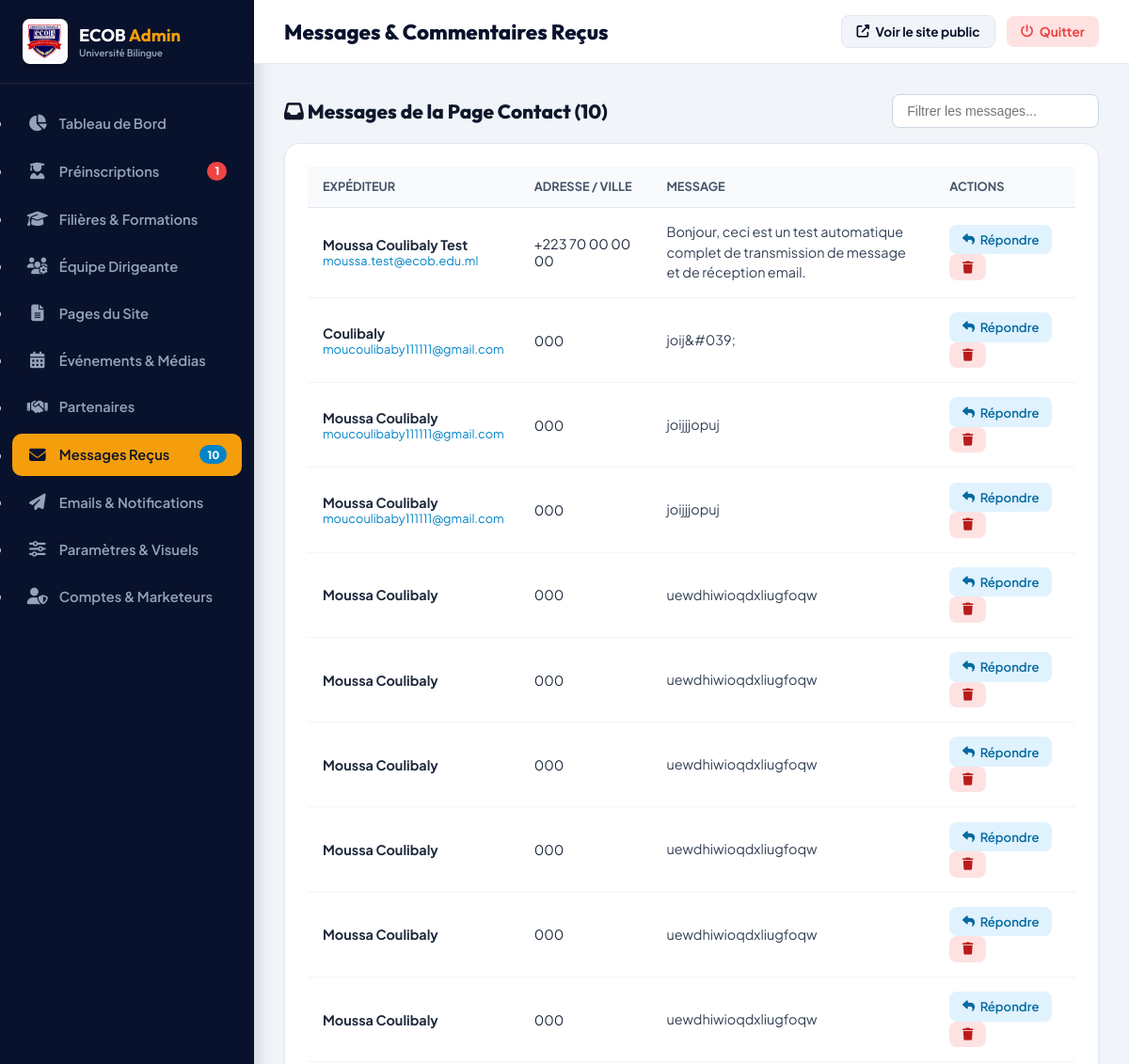
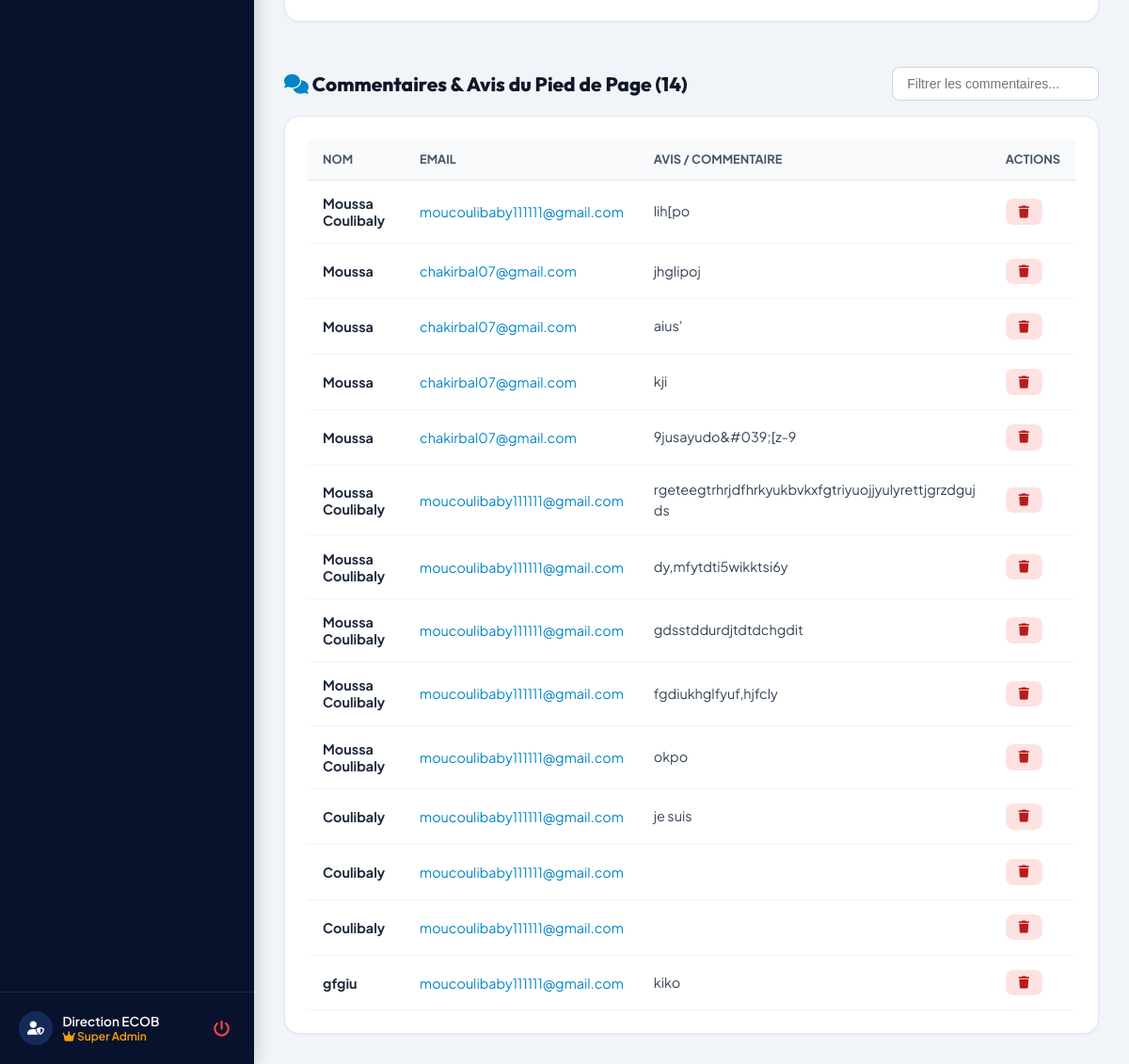
Screenshot of /admin/contacts.php (signed in) with the database file from the repository (2 pictures, top to bottom).
### tables this page shows
CREATE TABLE `contact` (
  `ID` int NOT NULL AUTO_INCREMENT,
  `nom` varchar(100) NOT NULL,
  `email` varchar(150) NOT NULL,
  `adresse` varchar(200) DEFAULT NULL,
  `mesage` text NOT NULL,
  `date_envoi` timestamp NULL DEFAULT CURRENT_TIMESTAMP,
  PRIMARY KEY (`ID`)
);

CREATE TABLE `message` (
  `ID` int NOT NULL AUTO_INCREMENT,
  `nom` varchar(100) NOT NULL,
  `email` varchar(150) NOT NULL,
  `texte` text NOT NULL,
  `date_envoi` timestamp NULL DEFAULT CURRENT_TIMESTAMP,
  PRIMARY KEY (`ID`)
);

### admin/contacts.php (the view, shortened to what this page needs)
<?php
require_once __DIR__ . '/layout-header.php';
$db = get_db();
$contacts = $db->query("SELECT * FROM contact ORDER BY id DESC")->fetchAll();
$messages = $db->query("SELECT * FROM message ORDER BY id DESC")->fetchAll();
?>
<div style="display:flex; justify-content:space-between; align-items:center; flex-wrap:wrap; gap:1rem; margin-bottom:1rem;">
    <h2 style="font-size:1.3rem; font-weight:800; margin-bottom:0; font-family:'Outfit',sans-serif;">
        <i class="fas fa-inbox" style="color:var(--accent);"></i> Messages de la Page Contact (<?= count($contacts) ?>)
    </h2>
    <input type="text" id="contactSearch" placeholder="Filtrer les messages..." style="padding:0.55rem 0.95rem; border:1px solid #cbd5e1; border-radius:8px; font-size:0.88rem; outline:none; min-width:220px;">
</div>
<div class="table-card" style="margin-top:0; margin-bottom:3rem;">
    <table>
        <thead>
            <tr>
                <th>Expéditeur</th>
                <th>Adresse / Ville</th>
                <th>Message</th>
                <th>Actions</th>
            </tr>
        </thead>
        <tbody>
            <?php if (!empty($contacts)): ?>
                <?php foreach ($contacts as $c): $cid = $c['id'] ?? $c['ID']; ?>
                    <tr class="contact-row" data-search="<?= htmlspecialchars(mb_strtolower($c['nom'] . ' ' . $c['email'] . ' ' . ($c['adresse'] ?? '') . ' ' . $c['mesage'])) ?>">
                        <td style="white-space:nowrap;">
                            <strong><?= htmlspecialchars($c['nom']) ?></strong>
                            <div style="font-size:0.8rem; color:#64748b;">
                                <a href="mailto:<?= htmlspecialchars($c['email']) ?>" style="color:#0284c7; text-decoration:none;">
                                    <?= htmlspecialchars($c['email']) ?>
                                </a>
                            </div>
                        </td>
                        <td><?= htmlspecialchars($c['adresse'] ?? 'Non spécifiée') ?></td>
                        <td>
                            <p style="font-size:0.9rem; color:#334155; line-height:1.5;">
                                <?= nl2br(htmlspecialchars($c['mesage'])) ?>
                            </p>
                        </td>
                        <td>
                            <a href="mailto:<?= htmlspecialchars($c['email']) ?>" class="btn-action btn-edit" title="Répondre par email">
                                <i class="fas fa-reply"></i> Répondre
                            </a>
                            <a href="contacts.php?del_contact=<?= $cid ?>" class="btn-action btn-del" onclick="return confirm('Supprimer ce message ?');" title="Supprimer">
                                <i class="fas fa-trash"></i>
                            </a>
                        </td>
                    </tr>
                <?php endforeach; ?>
            <?php endif; ?>
        </tbody>
    </table>
</div>
<div style="display:flex; justify-content:space-between; align-items:center; flex-wrap:wrap; gap:1rem; margin-bottom:1rem;">
    <h2 style="font-size:1.3rem; font-weight:800; margin-bottom:0; font-family:'Outfit',sans-serif;">
        <i class="fas fa-comments" style="color:#0284c7;"></i> Commentaires & Avis du Pied de Page (<?= count($messages) ?>)
    </h2>
    <input type="text" id="commentSearch" placeholder="Filtrer les commentaires..." style="padding:0.55rem 0.95rem; border:1px solid #cbd5e1; border-radius:8px; font-size:0.88rem; outline:none; min-width:220px;">
</div>
<div class="table-card" style="margin-top:0;">
    <table>
        <thead>
            <tr>
                <th>Nom</th>
                <th>Email</th>
                <th>Avis / Commentaire</th>
                <th>Actions</th>
            </tr>
        </thead>
        <tbody>
            <?php if (!empty($messages)): ?>
                <?php foreach ($messages as $m): $mid = $m['id'] ?? $m['ID']; ?>
                    <tr class="comment-row" data-search="<?= htmlspecialchars(mb_strtolower($m['nom'] . ' ' . $m['email'] . ' ' . $m['texte'])) ?>">
                        <td><strong><?= htmlspecialchars($m['nom']) ?></strong></td>
                        <td>
                            <a href="mailto:<?= htmlspecialchars($m['email']) ?>" style="color:#0284c7; text-decoration:none;">
                                <?= htmlspecialchars($m['email']) ?>
                            </a>
                        </td>
                        <td>
                            <p style="font-size:0.9rem; color:#334155; line-height:1.5;">
                                <?= nl2br(htmlspecialchars($m['texte'])) ?>
                            </p>
                        </td>
                        <td>
                            <a href="contacts.php?del_message=<?= $mid ?>" class="btn-action btn-del" onclick="return confirm('Supprimer ce commentaire ?');">
                                <i class="fas fa-trash"></i>
                            </a>
                        </td>
                    </tr>
                <?php endforeach; ?>
            <?php endif; ?>
        </tbody>
    </table>
</div>
<?php require_once __DIR__ . '/layout-footer.php'; ?>

### admin/layout-header.php (style rules this page uses)
* { box-sizing: border-box; margin: 0; padding: 0; }
body { font-family: 'Plus Jakarta Sans', sans-serif; background: #f1f5f9; color: #0f172a; display: flex; min-height: 100vh; }
.table-card { background: #fff; border-radius: 16px; padding: 1.5rem; box-shadow: 0 1px 3px rgba(0,0,0,0.05); border: 1px solid #e2e8f0; margin-top: 1.5rem; overflow-x: auto; }
table { width: 100%; border-collapse: collapse; text-align: left; font-size: 0.9rem; }
th { background: #f8fafc; color: #475569; padding: 0.85rem 1rem; font-weight: 700; font-size: 0.8rem; text-transform: uppercase; border-bottom: 1.5px solid #e2e8f0; white-space: nowrap; }
td { padding: 0.95rem 1rem; border-bottom: 1px solid #f1f5f9; color: #1e293b; vertical-align: middle; }
.btn-action { display: inline-flex; align-items: center; gap: 0.35rem; padding: 0.45rem 0.85rem; border-radius: 8px; font-size: 0.82rem; font-weight: 600; text-decoration: none; border: none; cursor: pointer; transition: all 0.2s; }
.btn-edit { background: #e0f2fe; color: #0369a1; }
.btn-del { background: #fee2e2; color: #b91c1c; }

### rows the page displays
contact: nom "Moussa Coulibaly Test", email "moussa.test@ecob.edu.ml", adresse "+223 70 00 00 00", mesage "Bonjour, ceci est un test automatique complet de transmission de message et de réception email."
contact: nom "Coulibaly", email "moucoulibaby111111@gmail.com", adresse "000", mesage "joij&#039;"
contact: nom "Moussa Coulibaly", email "moucoulibaby111111@gmail.com", adresse "000", mesage "joijjjopuj"
contact: nom "Moussa Coulibaly", email "moucoulibaby111111@gmail.com", adresse "000", mesage "joijjjopuj"
contact: nom "Moussa Coulibaly", adresse "000", mesage "uewdhiwioqdxliugfoqw"
contact: nom "Moussa Coulibaly", adresse "000", mesage "uewdhiwioqdxliugfoqw"
contact: nom "Moussa Coulibaly", adresse "000", mesage "uewdhiwioqdxliugfoqw"
contact: nom "Moussa Coulibaly", adresse "000", mesage "uewdhiwioqdxliugfoqw"
contact: nom "Moussa Coulibaly", adresse "000", mesage "uewdhiwioqdxliugfoqw"
contact: nom "Moussa Coulibaly", adresse "000", mesage "uewdhiwioqdxliugfoqw"
message: nom "Moussa Coulibaly", email "moucoulibaby111111@gmail.com", texte "lih[po"
message: nom "Moussa", email "chakirbal07@gmail.com", texte "jhglipoj"
message: nom "Moussa", email "chakirbal07@gmail.com", texte "aius'"
message: nom "Moussa", email "chakirbal07@gmail.com", texte "kji"
message: nom "Moussa", email "chakirbal07@gmail.com", texte "9jusayudo&#039;[z-9"
message: nom "Moussa Coulibaly", email "moucoulibaby111111@gmail.com", texte "rgeteegtrhrjdfhrkyukbvkxfgtriyuojjyulyrettjgrzdguj ds"
message: nom "Moussa Coulibaly", email "moucoulibaby111111@gmail.com", texte "dy,mfytdti5wikktsi6y"
message: nom "Moussa Coulibaly", email "moucoulibaby111111@gmail.com", texte "gdsstddurdjtdtdchgdit"
message: nom "Moussa Coulibaly", email "moucoulibaby111111@gmail.com", texte "fgdiukhglfyuf,hjfcly"
message: nom "Moussa Coulibaly", email "moucoulibaby111111@gmail.com", texte "okpo"
message: nom "Coulibaly", email "moucoulibaby111111@gmail.com", texte "je suis"
message: nom "Coulibaly", email "moucoulibaby111111@gmail.com"
message: nom "Coulibaly", email "moucoulibaby111111@gmail.com"
message: nom "gfgiu", email "moucoulibaby111111@gmail.com", texte "kiko"

### other values shown
$cntPendingAdmis "1"
$cntContacts "10"
$adminNom "Direction ECOB"
$pageTitle "Messages & Commentaires Reçus"
count($contacts) "10"
count($messages) "14"
